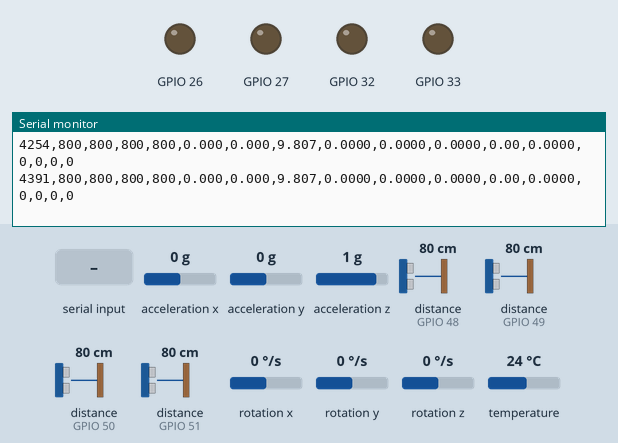
The sketch below on a simulated ESP32. On the bench: output pins drawn as LEDs (lit = HIGH), the last lines printed to the serial monitor. The test bench sets the inputs (shaded band); at power-on: acceleration x 0 g, distance to the obstacle (sensors on GPIO 48, GPIO 49, GPIO 50, GPIO 51) 80 cm, acceleration y 0 g, acceleration z 1 g, rotation x 0 °/s, rotation y 0 °/s, rotation z 0 °/s, temperature 24 °C.

Above: at 4.4 s.
4.5 s: "z" received over Serial
At 4.65 s:
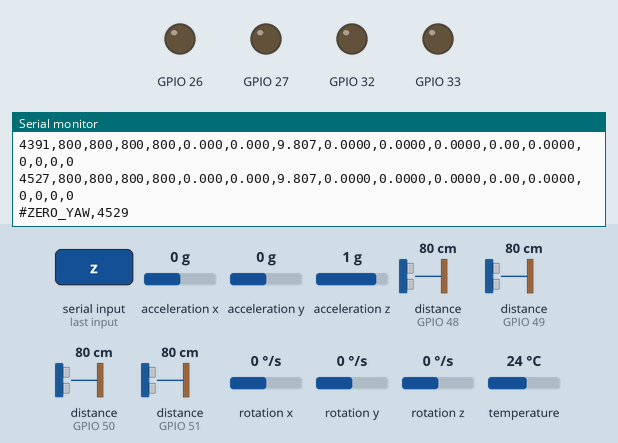
6.0 s: "m" received over Serial
At 6.16 s:
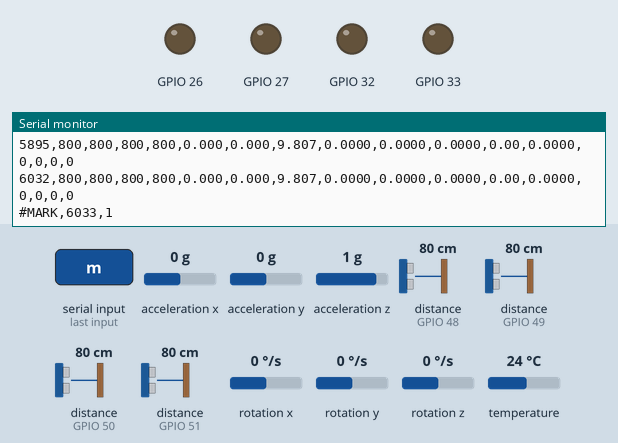
7.5 s: acceleration x set to -1.4 g
At 7.52 s:
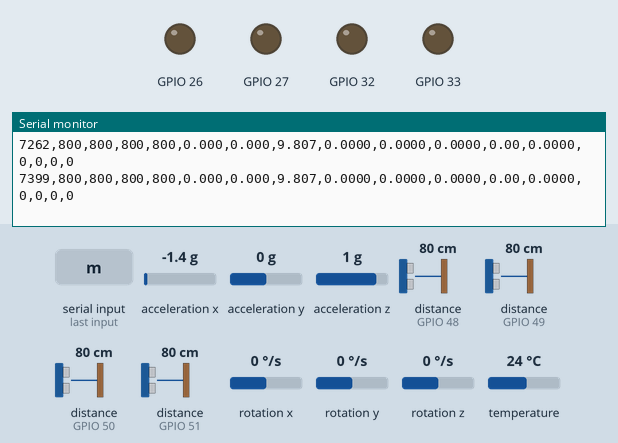
9.0 s: distance to the obstacle (sensor on GPIO 48) set to 2 cm
At 9.03 s:
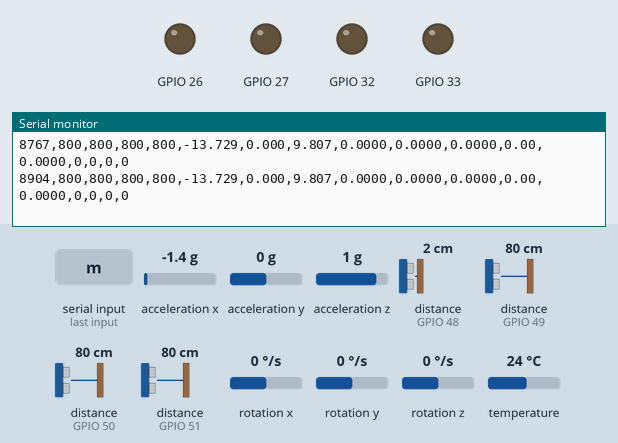
10.5 s: distance to the obstacle (sensor on GPIO 49) set to 2 cm
At 10.53 s:
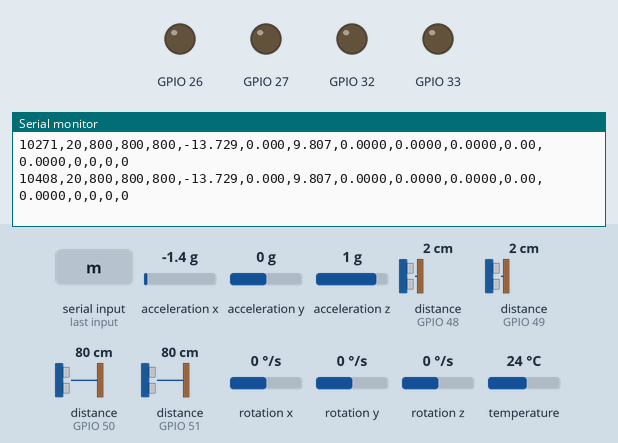
12.0 s: distance to the obstacle (sensor on GPIO 50) set to 2 cm
At 12.04 s:
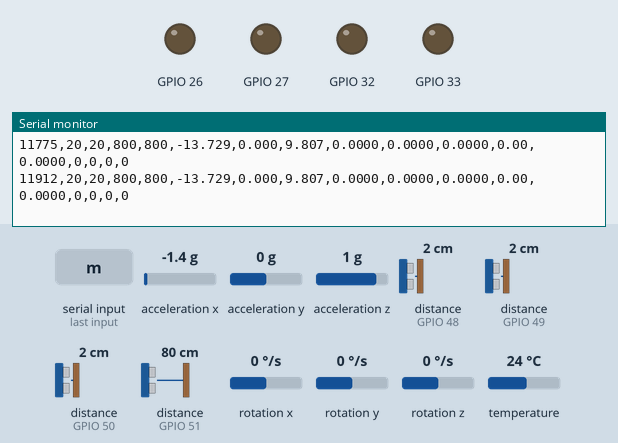
Timing chart, 0 to 14.5 s (numbered marks = the images above; inputs shaded):
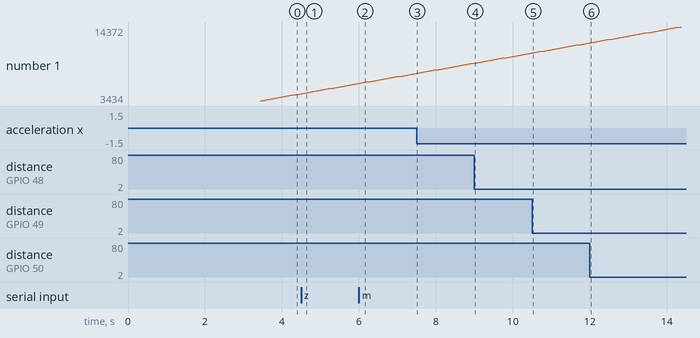

Measured:
- after the input at 4.5 s, the serial monitor: prints a new line at once (image 1)
- after the input at 6.0 s, the serial monitor: prints a new line at once (image 2)
- plotted number 1: 4391 → 5895 after the input at 4.5 s, 5895 → 7399 after the input at 6.0 s, 7399 → 8904 after the input at 7.5 s, 8904 → 10408 after the input at 9.0 s, 10408 → 11912 after the input at 10.5 s

The sketch:

rover_logger_v2.ino
```cpp
/*
  rover_logger_v2.ino  -  ESP32 + 4x VL53L0X + MPU6050 data logger for the maze rover

  What changed from the first sketch (see analysis/README.md for why):
    * ToF sensors run in CONTINUOUS mode and are polled without blocking
      -> ~28 Hz per sensor instead of 4-5 Hz for the whole loop
    * IMU is sampled at 200 Hz in its own timed loop; gyro bias is calibrated at start-up
      and yaw is integrated ON the ESP32 (yaw_deg, counter-clockwise positive seen from above)
      -> short turns are no longer lost between log lines
    * gyro_z in the log is the MEAN over the log interval (not one instant), printed with 4 decimals,
      plus gz_peak = largest |rate| inside the interval
    * a range is -1 whenever the sensor status is not "valid" (no more 8191 sneaking through),
      and the raw status of each sensor is logged too (0 = valid, 1 sigma, 2 signal, 3 min range, 4 out of range)
    * lines starting with '#' are comments / events; the CSV header is printed after calibration
    * optional WiFi: set USE_WIFI 1 to stream the same lines over UDP (for remote-driven runs)

  CSV columns (first 11 are identical to the old sketch, so the old analysis still works):
    timestamp_ms,front_mm,right_mm,left_mm,back_mm,acc_x,acc_y,acc_z,gyro_x,gyro_y,gyro_z,
    yaw_deg,gz_peak,st_f,st_r,st_l,st_b

  Commands (Serial monitor or UDP, single character):
    c = re-calibrate gyro (robot must be still ~2 s)   z = zero yaw
    m = event marker (prints "#MARK,<ms>,<n>")          H = print header again
    h = hello (WiFi: tells the ESP32 where to send data)

  Libraries: Adafruit_VL53L0X (>= 1.2.0), Adafruit MPU6050, Adafruit Unified Sensor. Board: ESP32 Dev Module.
*/
#include <Wire.h>
#include <stdarg.h>
#include <Adafruit_VL53L0X.h>
#include <Adafruit_MPU6050.h>
#include <Adafruit_Sensor.h>

// ------------------------------------------------------------------ user settings
#define USE_WIFI 0                         // 1 = also stream over WiFi UDP
#if USE_WIFI
  #include <WiFi.h>
  #include <WiFiUdp.h>
  const char* WIFI_SSID = "YOUR_WIFI_NAME";
  const char* WIFI_PASS = "YOUR_WIFI_PASSWORD";
  const uint16_t UDP_PORT = 4210;          // laptop listens here (record_robot.py --udp 4210)
#endif

#define SDA_PIN 21
#define SCL_PIN 22
#define XSHUT_FRONT 32
#define XSHUT_RIGHT 33
#define XSHUT_LEFT  27
#define XSHUT_BACK  26

const uint32_t I2C_HZ          = 400000;   // drop to 100000 if sensors drop out on long wires
const uint32_t IMU_PERIOD_US   = 5000;     // 200 Hz IMU / yaw integration
const uint32_t LOG_PERIOD_MS   = 40;       // 25 lines per second
const uint32_t TOF_BUDGET_US   = 33000;    // VL53L0X timing budget (33 ms = default accuracy)
const uint16_t TOF_PERIOD_MS   = 35;       // continuous-mode inter-measurement period
const uint16_t TOF_MAX_MM      = 2000;     // anything above is treated as invalid
const uint16_t CAL_SAMPLES     = 400;      // 2 s at 200 Hz
const float    CAL_MAX_STD     = 0.02f;    // rad/s; more wobble than this = robot was moving

// ------------------------------------------------------------------ objects
struct Tof {
  const char* name; uint8_t xshut; uint8_t addr;
  Adafruit_VL53L0X dev;
  bool ok; int16_t mm; uint8_t status;
  Tof(const char* n, uint8_t x, uint8_t a) : name(n), xshut(x), addr(a), ok(false), mm(-1), status(255) {}
};
Tof tof[4] = { {"front", XSHUT_FRONT, 0x30}, {"right", XSHUT_RIGHT, 0x31},
               {"left",  XSHUT_LEFT,  0x32}, {"back",  XSHUT_BACK,  0x33} };
Adafruit_MPU6050 mpu;

#if USE_WIFI
WiFiUDP udp;
IPAddress peer; bool havePeer = false;
#endif

// IMU state
float biasX = 0, biasY = 0, biasZ = 0;
float zSign = -1.0f;              // +1 if the IMU z axis points up, -1 if down (set by calibration)
double yawRad = 0;
float prevRate = 0;
uint32_t lastImuUs = 0, lastLogMs = 0;
// accumulators for one log interval
double sAx = 0, sAy = 0, sAz = 0, sGx = 0, sGy = 0, sGz = 0; uint16_t nAcc = 0; float gzPeak = 0;
uint32_t markCount = 0;

const char* HEADER = "timestamp_ms,front_mm,right_mm,left_mm,back_mm,acc_x,acc_y,acc_z,"
                     "gyro_x,gyro_y,gyro_z,yaw_deg,gz_peak,st_f,st_r,st_l,st_b";

// ------------------------------------------------------------------ output
void emit(const char* line) {
  Serial.println(line);
#if USE_WIFI
  if (WiFi.status() == WL_CONNECTED) {
    udp.beginPacket(havePeer ? peer : IPAddress(255, 255, 255, 255), UDP_PORT);
    udp.write((const uint8_t*)line, strlen(line));
    udp.write((const uint8_t*)"\n", 1);
    udp.endPacket();
  }
#endif
}
void emitf(const char* fmt, ...) {
  char buf[200]; va_list ap; va_start(ap, fmt); vsnprintf(buf, sizeof(buf), fmt, ap); va_end(ap); emit(buf);
}

// ------------------------------------------------------------------ setup helpers
void initTof() {
  for (auto& s : tof) { pinMode(s.xshut, OUTPUT); digitalWrite(s.xshut, LOW); }
  delay(20);
  for (auto& s : tof) {
    pinMode(s.xshut, INPUT);                 // release this sensor (module has its own pull-up)
    delay(20);
    s.ok = s.dev.begin(s.addr, false, &Wire);
    if (!s.ok) { emitf("#ERR,tof_%s_not_found", s.name); continue; }
    s.dev.setMeasurementTimingBudgetMicroSeconds(TOF_BUDGET_US);
    s.dev.startRangeContinuous(TOF_PERIOD_MS);
    emitf("#OK,tof_%s,addr=0x%02X", s.name, s.addr);
  }
}

void pollTof() {
  for (auto& s : tof) {
    if (!s.ok || !s.dev.isRangeComplete()) continue;
    uint16_t r = s.dev.readRangeResult();
    s.status = s.dev.readRangeStatus();
    s.mm = (s.status == 0 && r > 0 && r < TOF_MAX_MM) ? (int16_t)r : -1;
  }
}

bool calibrate() {
  emit("#CALIBRATING,keep_the_robot_still");
  for (int attempt = 0; attempt < 5; attempt++) {
    double sx = 0, sy = 0, sz = 0, sz2 = 0, saz = 0;
    for (int i = 0; i < CAL_SAMPLES; i++) {
      sensors_event_t a, g, t; mpu.getEvent(&a, &g, &t);
      sx += g.gyro.x; sy += g.gyro.y; sz += g.gyro.z; sz2 += (double)g.gyro.z * g.gyro.z; saz += a.acceleration.z;
      delayMicroseconds(IMU_PERIOD_US);
    }
    double mz = sz / CAL_SAMPLES, sdz = sqrt(fmax(0.0, sz2 / CAL_SAMPLES - mz * mz));
    if (sdz < CAL_MAX_STD) {
      biasX = sx / CAL_SAMPLES; biasY = sy / CAL_SAMPLES; biasZ = mz;
      zSign = (saz / CAL_SAMPLES) > 0 ? 1.0f : -1.0f;
      emitf("#CAL,bias_x=%.5f,bias_y=%.5f,bias_z=%.5f,std_z=%.5f,acc_z=%.3f,z_axis=%s",
            biasX, biasY, biasZ, sdz, saz / CAL_SAMPLES, zSign > 0 ? "up" : "down");
      return true;
    }
    emitf("#WARN,robot_moved_during_calibration,std_z=%.4f,retrying", sdz);
  }
  emit("#WARN,calibration_failed_using_last_bias");
  return false;
}

void resetAccumulators() { sAx = sAy = sAz = sGx = sGy = sGz = 0; nAcc = 0; gzPeak = 0; }

void handleCommand(char c) {
  switch (c) {
    case 'c': calibrate(); yawRad = 0; prevRate = 0; emit(HEADER); break;
    case 'z': yawRad = 0; prevRate = 0; emitf("#ZERO_YAW,%lu", (unsigned long)millis()); break;
    case 'm': emitf("#MARK,%lu,%lu", (unsigned long)millis(), (unsigned long)++markCount); break;
    case 'H': emit(HEADER); break;
    case 'h': break;                          // only used to learn the WiFi peer
  }
}

// ------------------------------------------------------------------ setup / loop
void setup() {
  Serial.begin(115200);
  delay(300);
  Wire.begin(SDA_PIN, SCL_PIN);
  Wire.setClock(I2C_HZ);

#if USE_WIFI
  WiFi.mode(WIFI_STA); WiFi.begin(WIFI_SSID, WIFI_PASS);
  uint32_t t0 = millis();
  while (WiFi.status() != WL_CONNECTED && millis() - t0 < 10000) delay(200);
  if (WiFi.status() == WL_CONNECTED) { udp.begin(UDP_PORT); emitf("#WIFI,ip=%s,port=%u", WiFi.localIP().toString().c_str(), UDP_PORT); }
  else Serial.println("#WARN,wifi_not_connected_serial_only");
#endif

  if (!mpu.begin(0x68, &Wire)) { emit("#ERR,imu_not_found"); while (1) delay(1000); }
  mpu.setAccelerometerRange(MPU6050_RANGE_4_G);
  mpu.setGyroRange(MPU6050_RANGE_500_DEG);     // 500 deg/s is plenty for this robot
  mpu.setFilterBandwidth(MPU6050_BAND_44_HZ);  // keeps fast turns, removes motor buzz

  initTof();
  calibrate();
  emit("#READY");
  emit(HEADER);
  lastImuUs = micros(); lastLogMs = millis();
}

void loop() {
  // ---- commands
  while (Serial.available()) handleCommand((char)Serial.read());
#if USE_WIFI
  int len = udp.parsePacket();
  if (len > 0) {
    char buf[16]; int n = udp.read(buf, sizeof(buf));
    peer = udp.remoteIP(); havePeer = true;
    for (int i = 0; i < n; i++) handleCommand(buf[i]);
  }
#endif

  // ---- IMU at 200 Hz, yaw integrated with the trapezoid rule
  uint32_t nowUs = micros();
  if (nowUs - lastImuUs >= IMU_PERIOD_US) {
    float dt = (nowUs - lastImuUs) * 1e-6f;
    lastImuUs = nowUs;
    sensors_event_t a, g, t; mpu.getEvent(&a, &g, &t);
    float rate = zSign * (g.gyro.z - biasZ);           // counter-clockwise positive, rad/s
    yawRad += 0.5 * (rate + prevRate) * dt;
    prevRate = rate;
    sAx += a.acceleration.x; sAy += a.acceleration.y; sAz += a.acceleration.z;
    sGx += g.gyro.x; sGy += g.gyro.y; sGz += g.gyro.z; nAcc++;
    float ar = fabs(g.gyro.z - biasZ); if (ar > gzPeak) gzPeak = ar;
    pollTof();                                         // cheap: only reads sensors that have a result
  }

  // ---- one log line every LOG_PERIOD_MS
  uint32_t nowMs = millis();
  if (nowMs - lastLogMs >= LOG_PERIOD_MS && nAcc > 0) {
    lastLogMs = nowMs;
    char line[220];
    snprintf(line, sizeof(line),
             "%lu,%d,%d,%d,%d,%.3f,%.3f,%.3f,%.4f,%.4f,%.4f,%.2f,%.4f,%u,%u,%u,%u",
             (unsigned long)nowMs, tof[0].mm, tof[1].mm, tof[2].mm, tof[3].mm,
             sAx / nAcc, sAy / nAcc, sAz / nAcc, sGx / nAcc, sGy / nAcc, sGz / nAcc,
             yawRad * 57.29578, gzPeak,
             tof[0].status, tof[1].status, tof[2].status, tof[3].status);
    emit(line);
    resetAccumulators();
  }
}
```
